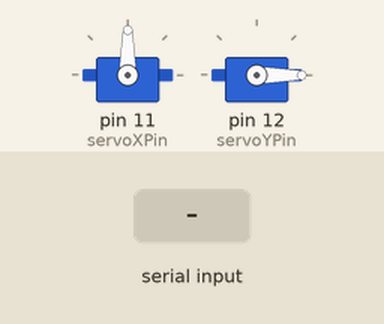
Simulated run of this sketch. Board: Arduino Uno, built with avr-gcc and run on an emulated ATmega328P. Parts: 2 × servo. The inputs (shaded band) are chosen by the test bench.

Above: at 1.2 s.
1.3 s: "90,45\n" received over Serial
At 1.8 s:
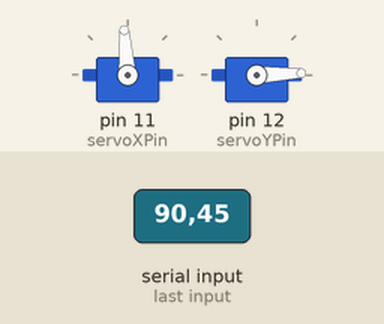
2.8 s: "30,150\n" received over Serial
At 4.1 s:
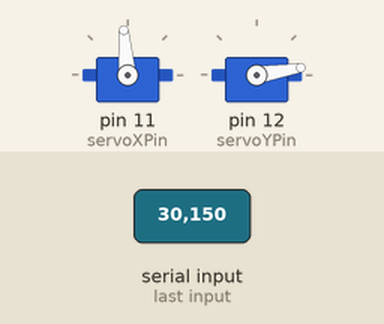
Timing chart, 0 to 5.8 s (numbered marks = the images above; inputs shaded):
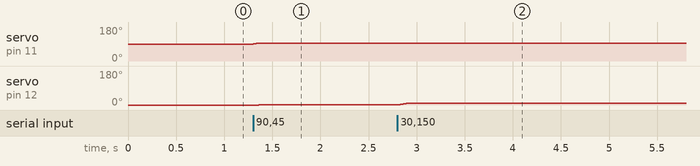

Measured:
- after the input at 1.3 s, servo on pin 11 (servoXPin): 90° → 94° at once; servo on pin 12 (servoYPin): 0° → 2° after 0.06 s
- after the input at 2.8 s, servo on pin 11 (servoXPin): 94° → 95° at once; servo on pin 12 (servoYPin): 2° → 9° at once

The sketch:

Servo_Tracking_Proto_final.ino
```cpp
#include <Servo.h>

Servo servoX, servoY;
int servoXPin = 11, servoYPin = 12;

int currentAngleX = 90, currentAngleY = 0;

void setup() {
  servoX.attach(servoXPin);
  servoY.attach(servoYPin);
  servoX.write(currentAngleX);
  servoY.write(currentAngleY);
  Serial.begin(250000);
}

void loop() {
  if (Serial.available() > 0) {
    String data = Serial.readStringUntil('\n');
    int commaIndex = data.indexOf(',');
    if (commaIndex != -1) {
      int errorX = data.substring(0, commaIndex).toInt();
      int errorY = data.substring(commaIndex + 1).toInt();

      while (abs(errorX) > 20) {
        currentAngleX = constrain(currentAngleX + (errorX > 0 ? 1 : -1), 0, 180);
        servoX.write(currentAngleX);
        delay(15);
        errorX += (errorX > 0 ? -20 : 20);
      }

      while (abs(errorY) > 20) {
        currentAngleY = constrain(currentAngleY + (errorY > 0 ? 1 : -1), 0, 180);
        servoY.write(currentAngleY);
        delay(15);
        errorY += (errorY > 0 ? -20 : 20);
      }
    }
  }
}
```
